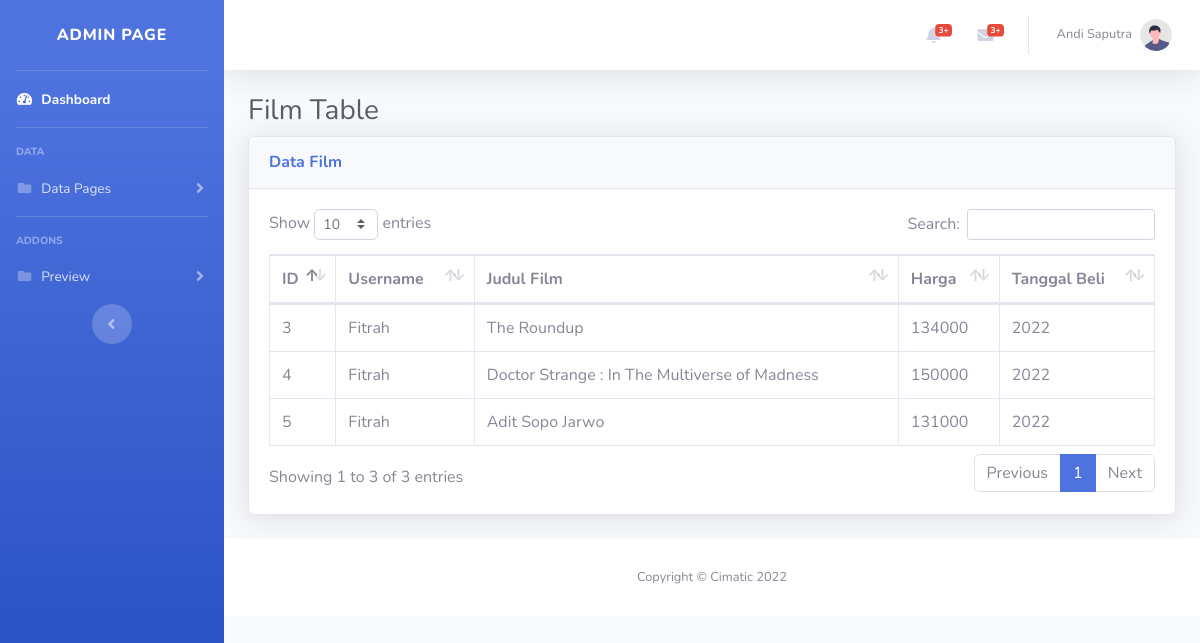
Screenshot of /dashboard/pembelian.php with the database file from the repository.
### tables this page shows
CREATE TABLE `pembelian` (
  `id` int(11) NOT NULL,
  `idUser` int(11) NOT NULL,
  `idFilm` int(11) NOT NULL,
  `tglBeli` int(11) NOT NULL,
  `harga` int(11) NOT NULL
);

CREATE TABLE `user` (
  `id` int(11) NOT NULL,
  `firstName` varchar(25) NOT NULL,
  `lastName` varchar(25) NOT NULL,
  `username` varchar(12) NOT NULL,
  `password` varchar(200) NOT NULL,
  `email` varchar(25) NOT NULL,
  `level` varchar(10) NOT NULL
);

CREATE TABLE `film` (
  `id` int(11) NOT NULL,
  `judul` varchar(50) NOT NULL,
  `genre` varchar(20) NOT NULL,
  `ratingAge` int(11) NOT NULL,
  `tglRilis` date NOT NULL,
  `hrgSewa` int(11) NOT NULL,
  `hrgBeli` int(11) NOT NULL,
  `img` varchar(100) NOT NULL,
  `deskripsi` text NOT NULL,
  `link` varchar(100) NOT NULL,
  `stat` int(11) NOT NULL,
  `poster` varchar(100) NOT NULL
);

### dashboard/pembelian.php (the view, shortened to what this page needs)
<html>
    <head>
    <link href="vendor/fontawesome-free/css/all.min.css" rel="stylesheet" type="text/css">
    <link href="css/sb-admin-2.min.css" rel="stylesheet">
    <link href="vendor/datatables/dataTables.bootstrap4.min.css" rel="stylesheet">
    </head>
<body id="page-top">
 <div id="wrapper">
<ul class="navbar-nav bg-gradient-primary sidebar sidebar-dark accordion" id="accordionSidebar">
    <a class="sidebar-brand d-flex align-items-center justify-content-center" href="index.html">
        <div class="sidebar-brand-text mx-3">Admin Page</div>
    </a>
    <hr class="sidebar-divider my-0">
    <li class="nav-item active">
        <a class="nav-link" href="index.html">
            <i class="fas fa-fw fa-tachometer-alt"></i>
            <span>Dashboard</span></a>
    </li>
    <hr class="sidebar-divider">
    <div class="sidebar-heading">
        Data
    </div>
    <li class="nav-item">
        <a class="nav-link collapsed" href="#" data-toggle="collapse" data-target="#collapsePages"
            aria-expanded="true" aria-controls="collapsePages">
            <i class="fas fa-fw fa-folder"></i>
            <span>Data Pages</span>
        </a>
    </li>
    <hr class="sidebar-divider">
    <div class="sidebar-heading">
        Addons
    </div>
    <li class="nav-item">
        <a class="nav-link collapsed" href="#" data-toggle="collapse" data-target="#collapsePages"
            aria-expanded="true" aria-controls="collapsePages">
            <i class="fas fa-fw fa-folder"></i>
            <span>Preview</span>
        </a>
    </li>
    <div class="text-center d-none d-md-inline">
        <button class="rounded-circle border-0" id="sidebarToggle"></button>
    </div>
</ul>
<div id="content-wrapper" class="d-flex flex-column">
    <div id="content">
        <nav class="navbar navbar-expand navbar-light bg-white topbar mb-4 static-top shadow">
            <ul class="navbar-nav ml-auto">
                <li class="nav-item dropdown no-arrow mx-1">
                    <a class="nav-link dropdown-toggle" href="#" id="alertsDropdown" role="button"
                        data-toggle="dropdown" aria-haspopup="true" aria-expanded="false">
                        <i class="fas fa-bell fa-fw"></i>
                        <span class="badge badge-danger badge-counter">3+</span>
                    </a>
                </li>
                <li class="nav-item dropdown no-arrow mx-1">
                    <a class="nav-link dropdown-toggle" href="#" id="messagesDropdown" role="button"
                        data-toggle="dropdown" aria-haspopup="true" aria-expanded="false">
                        <i class="fas fa-envelope fa-fw"></i>
                        <span class="badge badge-danger badge-counter">3+</span>
                    </a>
                </li>
                <li class="nav-item dropdown no-arrow">
                    <a class="nav-link dropdown-toggle" href="#" id="userDropdown" role="button"
                        data-toggle="dropdown" aria-haspopup="true" aria-expanded="false">
                        <span class="mr-2 d-none d-lg-inline text-gray-600 small">Andi Saputra</span>
                        <img class="img-profile rounded-circle"
                            src="img/undraw_profile.svg">
                    </a>
                </li>
            </ul>
        </nav>
        <div class="container-fluid">
            <h1 class="h3 mb-2 text-gray-800">Film Table</h1>
            <div class="card shadow mb-4">
                        <div class="card-header py-3">
                            <h6 class="m-0 font-weight-bold text-primary">Data Film</h6>
                        </div>
                        <div class="card-body">
                            <div class="table-responsive">
            <table class="table table-bordered" id="dataTable" width="100%" cellspacing="0">
            <thead>
            <tr>
                <th> ID </th>
                <th> Username </th>
                <th> Judul Film </th>
                <th> Harga </th>
                <th> Tanggal Beli </th>
            </tr>
            </thead>
            <tbody>
            <?php
                include "connection.php";
                $query = "SELECT p.id, u.username, f.judul, p.harga, p.tglBeli FROM pembelian p JOIN film f ON p.idFilm = f.id JOIN user u ON p.idUser = u.id";
                $result = mysqli_query($connect, $query);
                if(mysqli_num_rows($result) > 0){
                    while($row = mysqli_fetch_array($result)){
                        ?>
                <tr>
                    <td><?php echo $row["id"]; ?></td>
                    <td><?php echo $row["username"];?></td>
                    <td><?php echo $row["judul"];?></td>
                    <td><?php echo $row["harga"];?></td>
                    <td><?php echo $row["tglBeli"];?></td>
                </tr>
                <?php
                    }
                }
                ?>
                        </tbody>
                </table>
            </div>
        </div>
    </div>
</div>
   <footer class="sticky-footer bg-white">
                <div class="container my-auto">
                    <div class="copyright text-center my-auto">
                        <span>Copyright &copy; Cimatic 2022</span>
                    </div>
                </div>
            </footer>
    </div>
    </body>
</html>

### rows the page displays
pembelian: id "3", idUser.username "Fitrah", idFilm.judul "The Roundup", harga "134000", tglBeli "2022"
pembelian: id "4", idUser.username "Fitrah", idFilm.judul "Doctor Strange : In The Multiverse of Madness", harga "150000", tglBeli "2022"
pembelian: id "5", idUser.username "Fitrah", idFilm.judul "Adit Sopo Jarwo", harga "131000", tglBeli "2022"
